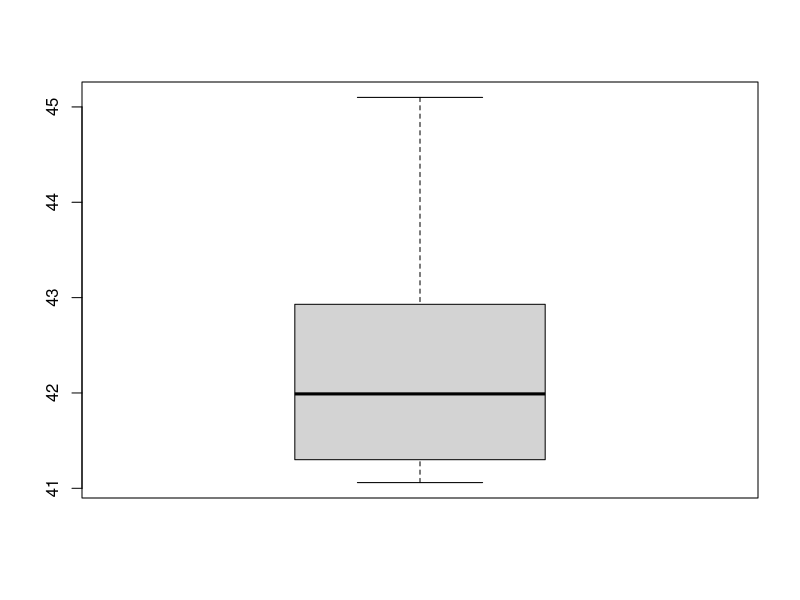
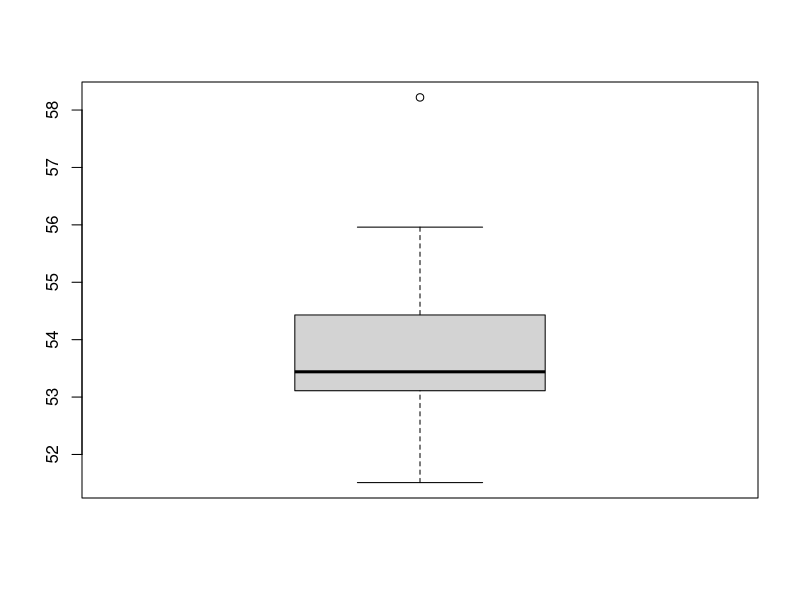
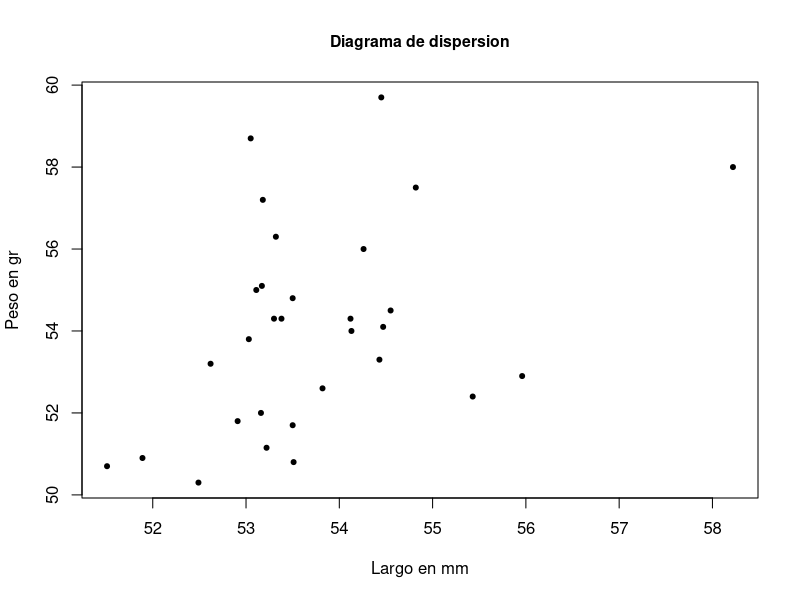
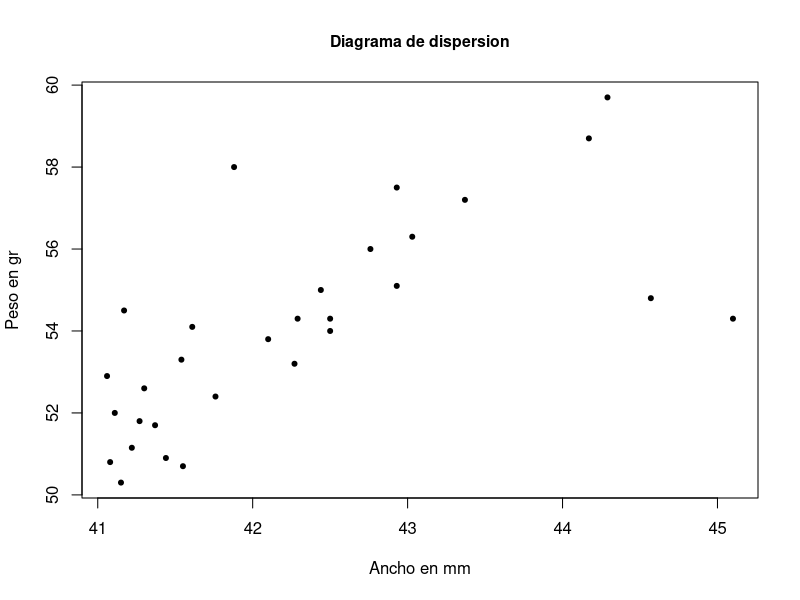
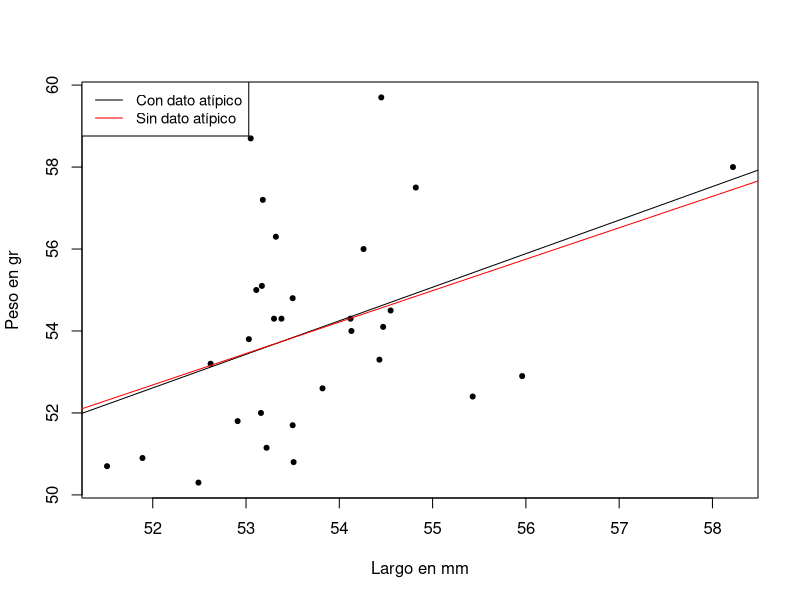
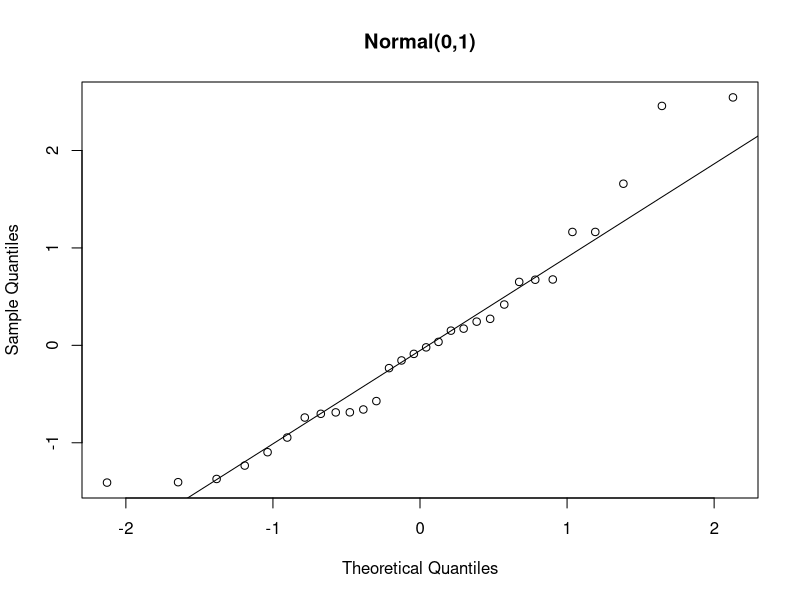
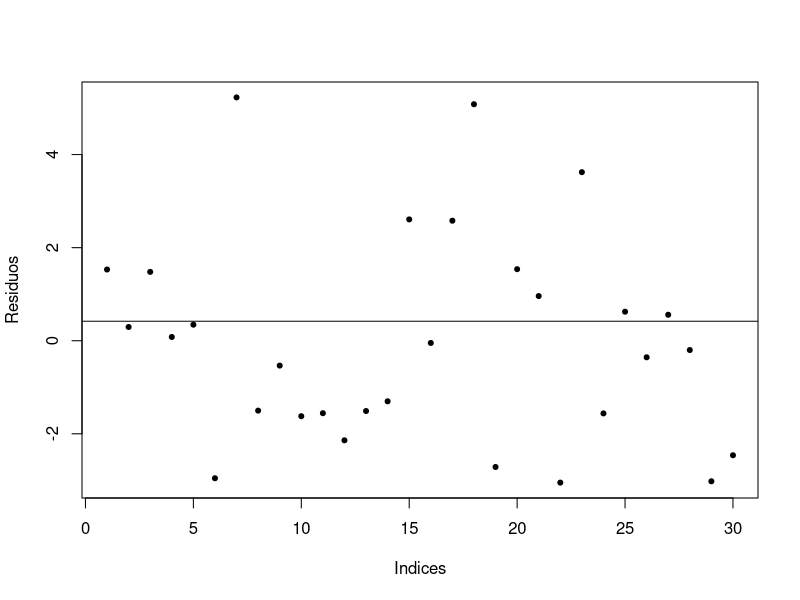
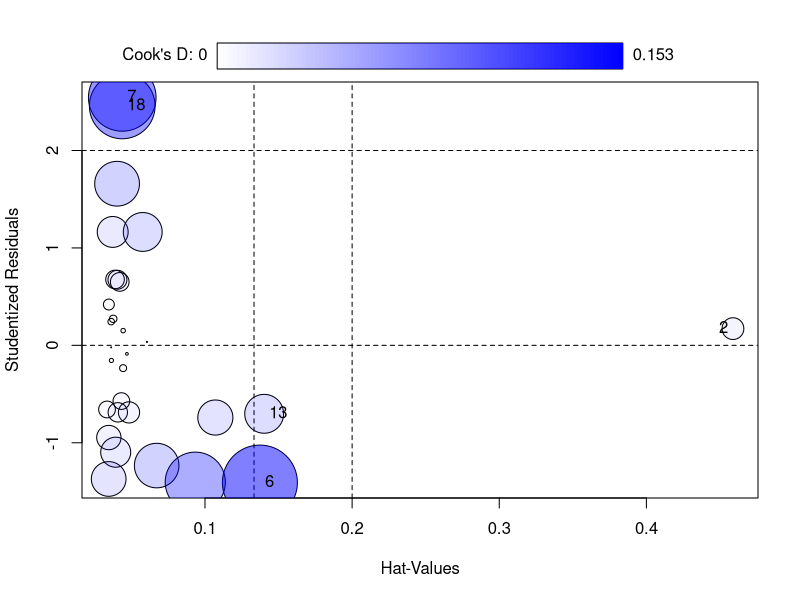

Here is the R script that generated these plots, in order:
library(readr)
library(lmtest)
eggs <- read_delim("eggs.csv", delim = ";", 
                   escape_double = FALSE,
                   trim_ws = TRUE)
#ancho con p valor menor a 0.05, no es normal
shapiro.test(eggs$ancho)
boxplot(eggs$ancho)
summary(eggs$ancho)
shapiro.test(eggs$largo)
boxplot(eggs$largo)
summary(eggs$largo)
#creo un data.frame sin el dato atipico

eggs_a <- eggs
eggs_a$largo[eggs_a$largo>56]  <- NA
eggs_a <- na.omit(eggs_a)

#p valor 0.002116 menor a 0.05 
cor.test(eggs$peso, eggs$largo)

cor.test(eggs$peso, eggs$ancho)

plot(eggs$largo, eggs$peso, pch = 20, xlab = "Largo en mm", ylab = "Peso en gr", 
     main = "Diagrama de dispersion", cex.main = 0.95)

plot(eggs$ancho, eggs$peso, pch = 20, xlab = "Ancho en mm", ylab = "Peso en gr", 
     main = "Diagrama de dispersion", cex.main = 0.95)



#lm peso vs largo



modelo_la_a <-lm(peso  ~ largo, data = eggs_a) #con dato atipico
modelo_la <-lm(peso  ~ largo, data = eggs) #sin dato atipico

#con dato atipico a los datos
plot(eggs$largo, eggs$peso, pch = 20, xlab = "Largo en mm", ylab = "Peso en gr")
abline(modelo_la)
abline(modelo_la_a, col = "red")
legend("topleft",
       legend = c("Con dato atípico","Sin dato atípico"),
       lty = c(1, 1),
       col = c("black", "red"),
       cex = 0.9)


#Como se puede ver en el modelo la diferencia entre los modelos no es 
#significativa por lo que se puede dejar el dato atípico sin que influya
#mayormente en el análisis de los datos

#p valor mayor a 0.05, no se pueden sacar las mismas conclusiones
summary(modelo_la)$coefficients

#contiene el 0, no se pueden sacar las mismas conclusiones

confint(modelo_la, level = 0.95)
#SSM < SSR, F > 1, pvalor mayor a 0.05, no se pueden sacar las mismas conclusiones
anova(modelo_la)

eggs$fitted.modelo_la <- fitted(modelo_la)
eggs$residuals.modelo_la <- residuals(modelo_la)
eggs$rstudent.modelo_la <- rstudent(modelo_la)
#p valor mayor a 0.05, errores normales para largo
shapiro.test(eggs$rstudent.modelo_la)
#esto se podria omitir entonces?
qqnorm(eggs$rstudent.modelo_la, main = "Normal(0,1)")
qqline(eggs$rstudent.modelo_la)
#p valor mayor a 0.05, varianza constante
bptest(modelo_la)


plot(eggs$residuals.modelo_la, pch = 20, ylab = "Residuos", xlab = "Indices")
abline(h = cor(eggs$peso, eggs$largo))
#
dwtest(peso ~ largo, alternative = "two.sided", data = eggs)


library(car)
outlierTest(modelo_la, cutoff = 0.05, n.max = 10, order = TRUE)
influencePlot(modelo_la)
cook <- cooks.distance(modelo_la)
labels <- rownames(eggs)
shapiro.test(eggs$rstudent.modelo_la)
#Datos "atipicos" al modelo de regresion
#Ninguno es influyente, mas solamente tenemos un dato atipico al modelo de regresion
#Entonces se continua con todos los datos 

#lm peso vs ancho
modelo_an <-lm(peso  ~ ancho, data = eggs)
plot(eggs$ancho, eggs$peso, pch = 20, xlab = "Ancho en mm", ylab = "Peso en gr")
abline(modelo_an)

#p valores menores a 0.05, si se pueden sacar las mismas conclusiones
summary(modelo_an)$coefficients
#no contiene el 0, se pueden sacar las mismas conclusiones de rechazar la hipotesis nula  
confint(modelo_an, level = 0.95)

#SSM > SSR, F mayor a 1, p valor menos a 0.05, se pueden sacar las mismas conclusiones
anova(modelo_an)


eggs$fitted.modelo_an <- fitted(modelo_an)
eggs$residuals.modelo_an <- residuals(modelo_an)
eggs$rstudent.modelo_an <- rstudent(modelo_an)
#p valor mayor a 0.05, errores normales para ancho

shapiro.test(eggs$rstudent.modelo_an)
#esto se podria omitir?
qqnorm(eggs$rstudent.modelo_an, main = "Normal(0,1)")
qqline(eggs$rstudent.modelo_an)
#p valor menor a 0.05, varianza no constante
bptest(modelo_an)

plot(eggs$residuals.modelo_an, pch = 20, ylab = "Residuos", xlab = "?ndices")
abline(h = cor(eggs$peso, eggs$ancho))

dwtest(peso ~ ancho, alternative = "two.sided", data = eggs)

par(mfrow = c(1, 1))
qqnorm(eggs$rstudent.modelo_an, main = "normal(0,1)")
qqline(eggs$rstudent.modelo_an)
plot(eggs$rstudent.modelo_an, pch = 20, ylab = "Residuaos", xlab = "?ndices")


